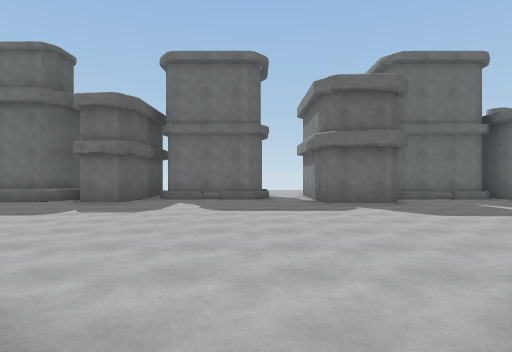
[1] (above)

24 first-person views from a walk through a Unity game level. The camera is 1.5 m above the floor, looks level and sees 75° across. The floor is counted in squares, 2 m on a side. Each view is taken from the middle of a square. On the plan, view 1 faces up. The plan holds only what a view shows up to about 11 squares ahead; the rest is blank. The place goes on beyond the plan. Some animated figures are not drawn.

[2]
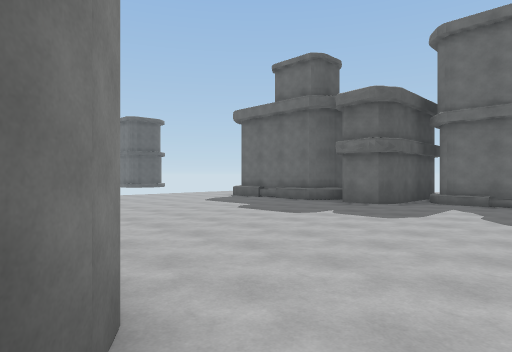

[3]
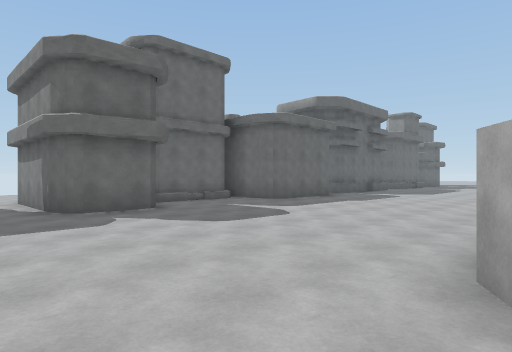

[4]
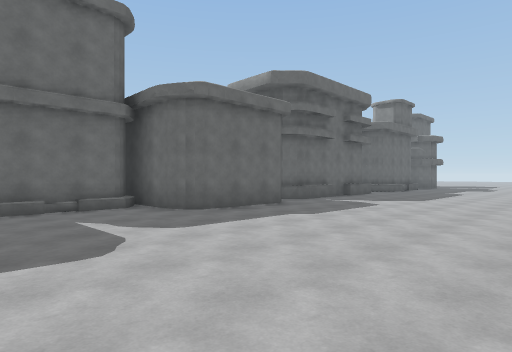

[5]
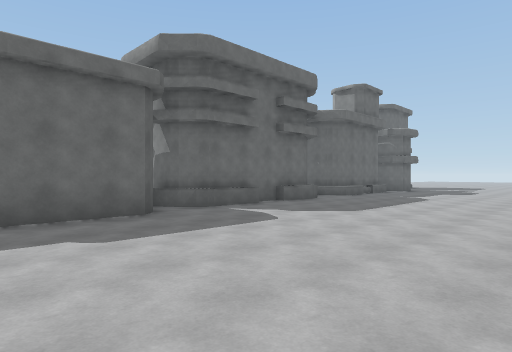

[6]
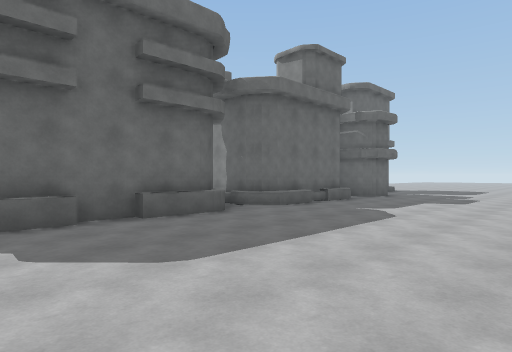

[7]
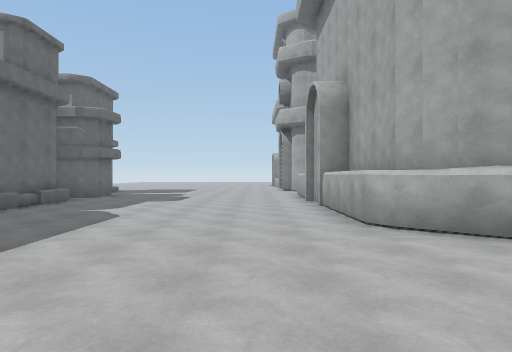

[8]
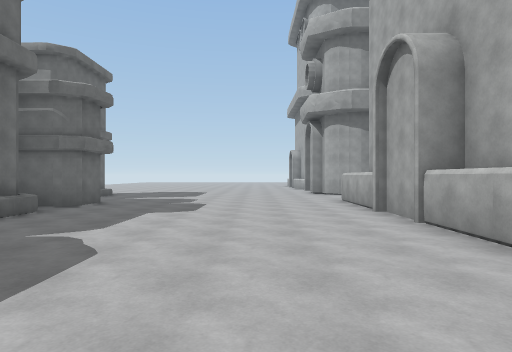

[9]
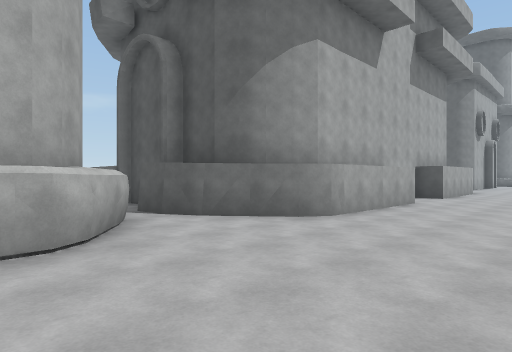

[10]
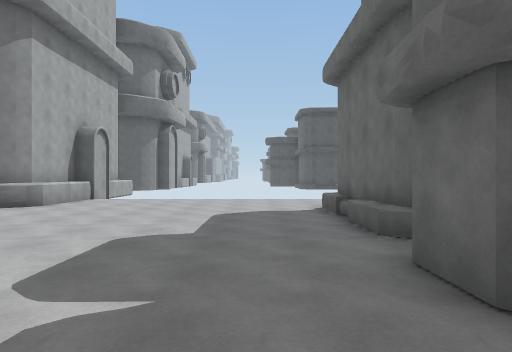

[11]
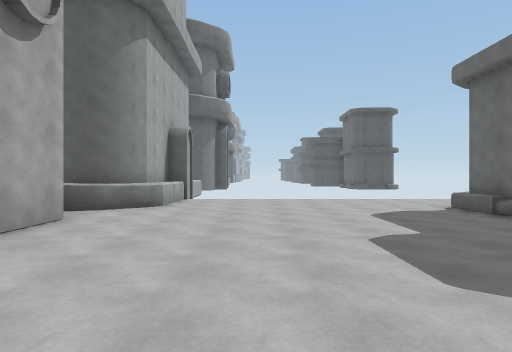

[12]
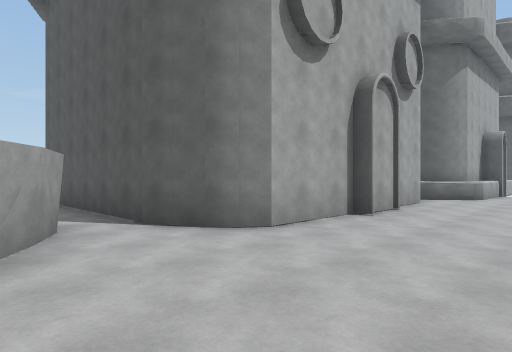

[13]
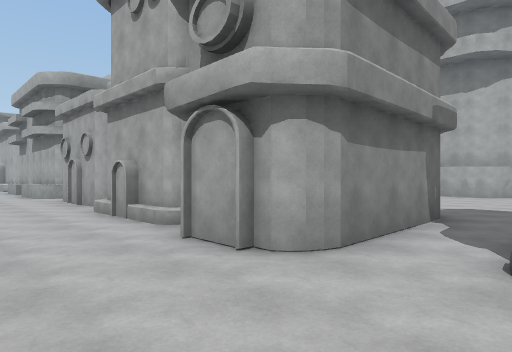

[14]
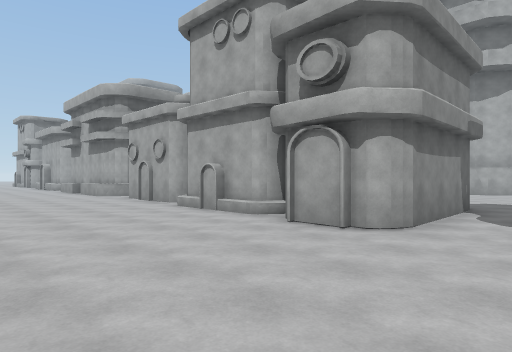

[15]
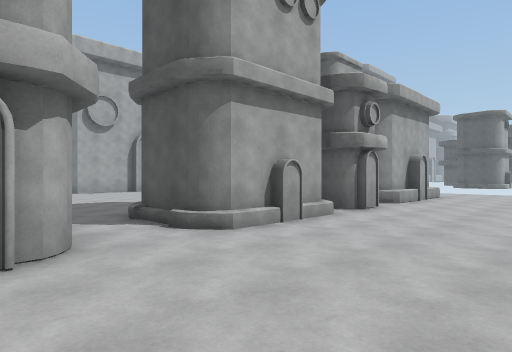

[16]
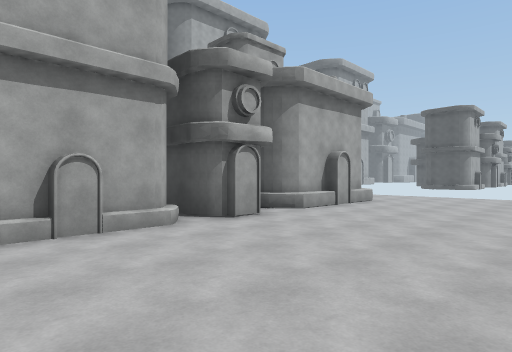

[17]
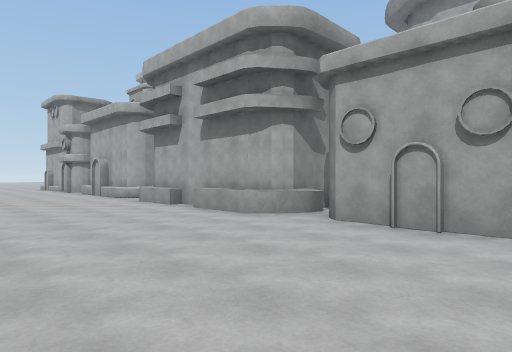

[18]
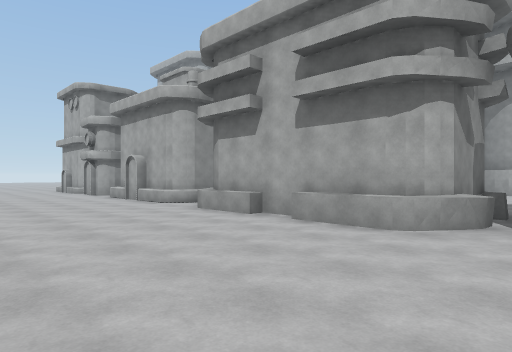

[19]
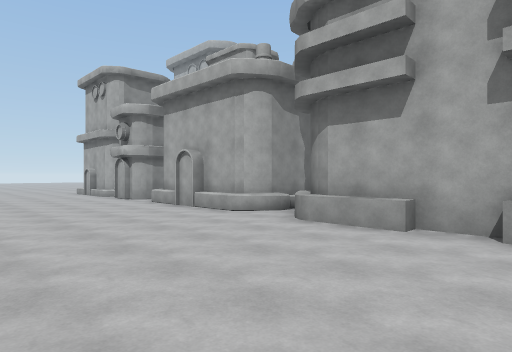

[20]
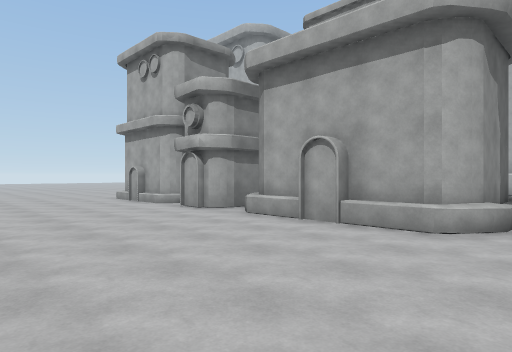

[21]
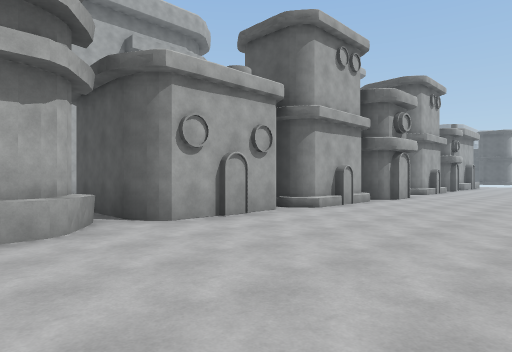

[22]
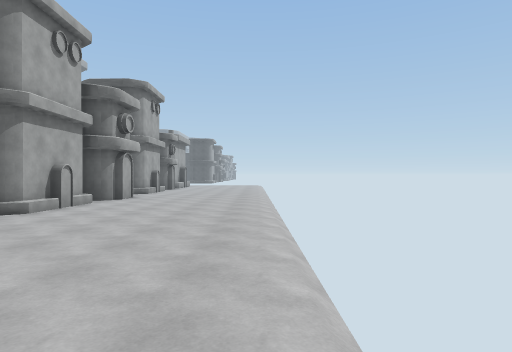

[23]
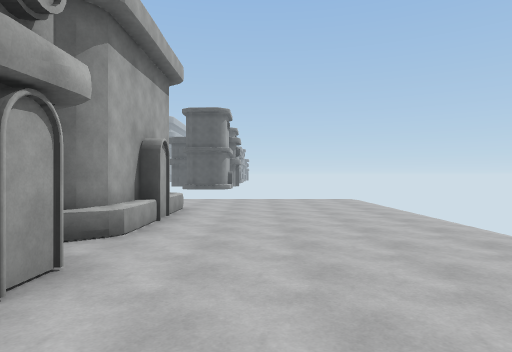

[24]
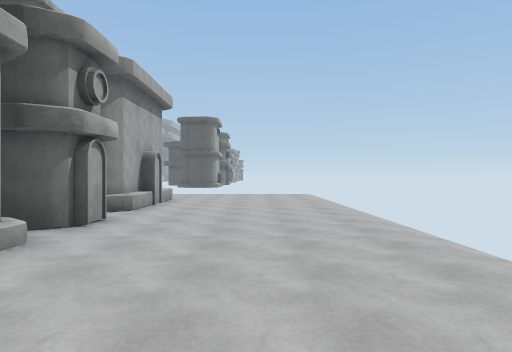

### Floor plan
Key: @ floor where view 1 was taken; # wall or solid block; x gap in a wall; . floor; / step, stairs or slope; = window, fence, low wall or low ledge; ^ raised ledge.
Columns run from 13 left of view 1 to 26 right of it. Each row starts with its distance up from view 1.
 18 /............. ................. ...
 17 /.......................................
 16 /.......................................
 15 /.......................................
 14 /.......................................
 13 /..^##########.######.###.#####^^######/
 12        #######.#  ##### #^#    ##    #
 11 /.     #######.# #####  #^#     #    #
 10 /..#######.....###...## #.#####^^######.
  9 /.....................###...............
  8 /.......................................
  7 /.......................................
  6 /.......................................
  5 /.......................................
  4 /.......................................
  3 /..=....................................
  2 ####....##.....##   #. #####...#########
  1    #.########..#           ##.##
  0             #@##            #x#
 -1             #.              #.
 -2             #.              #
 -3             #.              #
 -4             #.

Where each view was taken, in squares from view 1:
view 1: 0 up, 0 right, facing up
view 2: 1 up, 0 right, facing up-left
view 3: 2 up, 0 right, facing up-right
view 4: 3 up, 4 right, facing up-right
view 5: 3 up, 8 right, facing up-right
view 6: 4 up, 13 right, facing up-right
view 7: 4 up, 13 right, facing right
view 8: 5 up, 16 right, facing right
view 9: 6 up, 19 right, facing down-left
view 10: 8 up, 2 left, facing left
view 11: 5 up, 2 left, facing left
view 12: 5 up, 2 right, facing down-left
view 13: 16 up, 0 right, facing down-right
view 14: 18 up, 0 right, facing down-right
view 15: 17 up, 3 right, facing down-left
view 16: 18 up, 0 right, facing down-left
view 17: 18 up, 8 right, facing down-right
view 18: 18 up, 11 right, facing down-right
view 19: 18 up, 14 right, facing down-right
view 20: 18 up, 18 right, facing down-right
view 21: 18 up, 14 right, facing down-left
view 22: 18 up, 14 right, facing left
view 23: 15 up, 2 left, facing left
view 24: 16 up, 1 right, facing left
